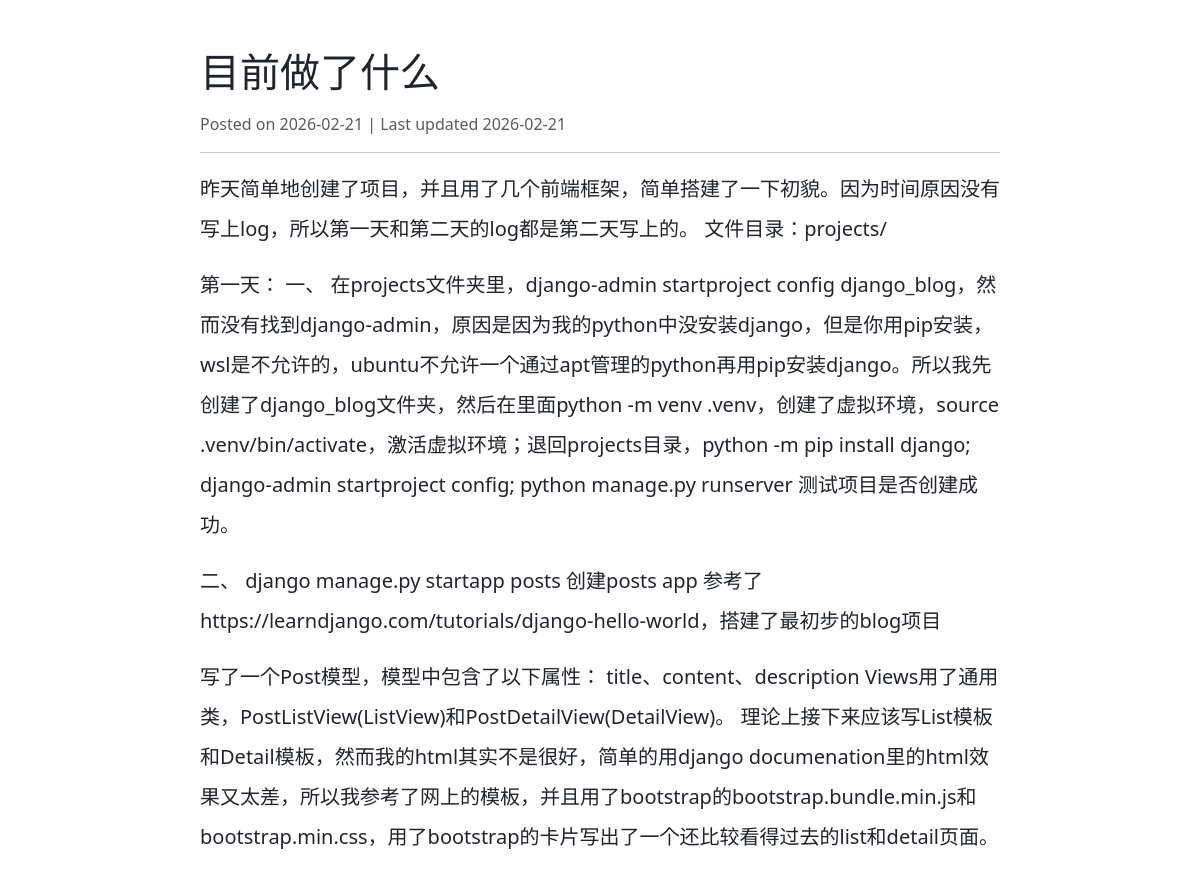
The page /posts/3/ (upper part) on the database as committed earlier.
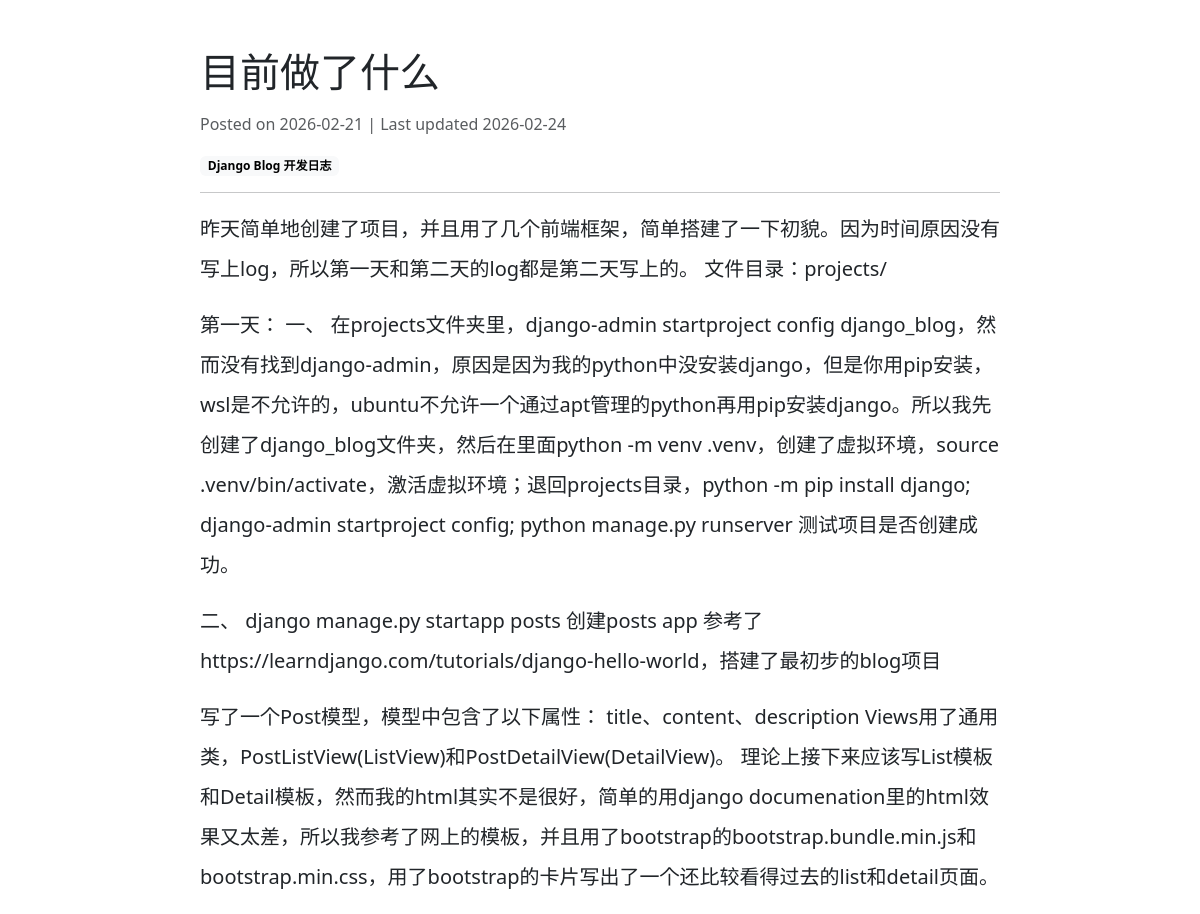
The same page on the database as committed later.
### posts/models.py (models this page shows, shortened)
class Post(models.Model):
    STATUS_CHOICES = [("draft", "Draft"), ("published", "Published")]
    title = models.CharField(max_length=100)
    content = models.TextField()
    description = models.CharField(max_length=200)
    category = models.ForeignKey(
        Category, null=True, blank=True,
        related_name="posts",
        on_delete=models.SET_NULL
    )
    status = models.CharField(max_length=10, choices=STATUS_CHOICES, default="draft")
    published_at = models.DateTimeField(null=True, blank=True)
    created_at = models.DateTimeField(auto_now_add=True)
    updated_at = models.DateTimeField(auto_now=True)

class Category(models.Model):
    name = models.CharField(max_length=100)
    slug = models.SlugField(max_length=100, unique=True)
    parent = models.ForeignKey(
        "self",
        null=True, blank=True,
        related_name="children",
        on_delete=models.CASCADE,
    )
    class Meta:
        verbose_name_plural = "Categories"

### posts/views.py (the view)
# urls.py: path('<int:pk>/', PostDetailView.as_view(), name='post_detail'),
class PostDetailView(DetailView):
    model = Post
    template_name = "posts/post_detail.html"
    def get_queryset(self):
        return Post.objects.filter(status="published")
    def get_context_data(self, **kwargs):
        ctx = super().get_context_data(**kwargs)
        html = md.markdown(self.object.content, extensions=["fenced_code", "tables"])
        clean = bleach.clean(html, tags=ALLOWED_TAGS, attributes=ALLOWED_ATTRS, strip=True)
        clean = clean.replace("<table>", '<table class="table table-striped">')
        ctx["content_html"] = mark_safe(clean)
        return ctx

### posts/templates/posts/post_detail.html (shortened to what this page needs)
{% load static %}
<!doctype html>
<html lang="en">
<head>
  <link rel="stylesheet" href="{% static 'posts/bootstrap.min.css' %}">
</head>
<body>
<div class="container mt-5">
  <article class="mx-auto" style="max-width: 800px;">
    <h1 class="mb-3">{{ object.title }}</h1>
    <p class="text-muted">
      Posted on {{ object.published_at|default:object.created_at|date:"Y-m-d" }}
      | Last updated {{ object.updated_at|date:"Y-m-d" }}
    </p>
    {% if object.category %}
      <p class="mb-3">
        <span class="badge text-bg-light">
          {{ object.category.name }}
        </span>
      </p>
    {% endif %}
    <hr>
    <div class="fs-5 lh-lg">
      {{ content_html }}
    </div>
  </article>
</div>
</body>
</html>

Rows that differ between the two databases and show on the page:
changed Post "目前做了什么": updated_at "2026-02-21" → "2026-02-24"; category_id empty → 1 (drawn); category.name (not shown) → "Django Blog 开发日志"
